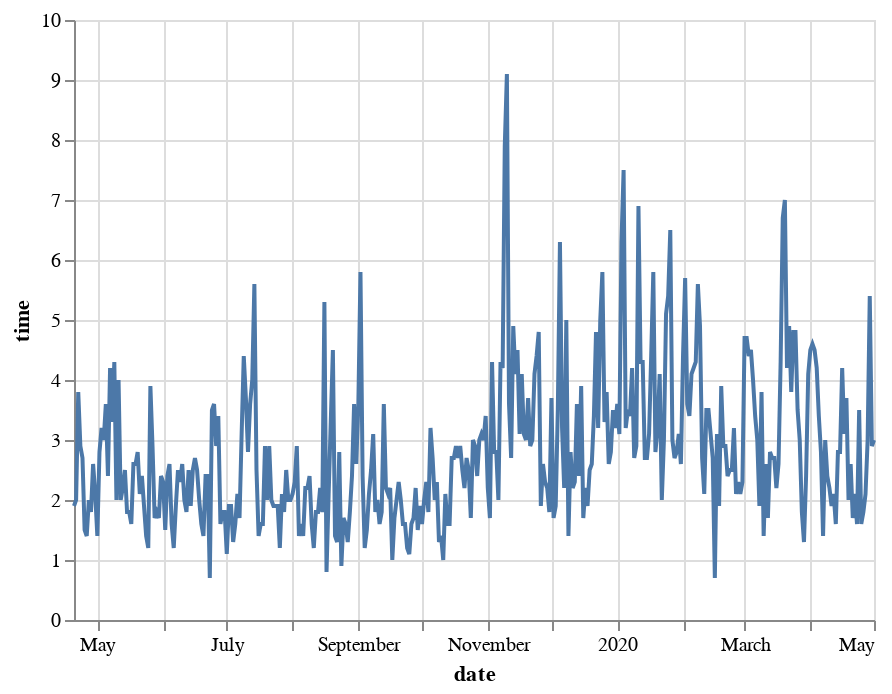

Notebook source saved alongside this figure:
### Code cell
alt.Chart(phone).encode(x="date", y="time").mark_line()

### Figure 1 — Vega-Lite specification as saved in the notebook (floating-point values rounded to 4 significant figures; data arrays with more than 128 entries replaced by an {"elided": "..."} marker saying what was removed)
{"config": {"view": {"continuousWidth": 400, "continuousHeight": 300}}, "data": {"name": "data-ff907dcf3017a1efd05dccc199ae37d3"}, "mark": "line", "encoding": {"x": {"type": "temporal", "field": "date"}, "y": {"type": "quantitative", "field": "time"}}, "$schema": "https://vega.github.io/schema/vega-lite/v4.8.1.json", "datasets": {"data-ff907dcf3017a1efd05dccc199ae37d3": {"elided": "378 records"}}}
